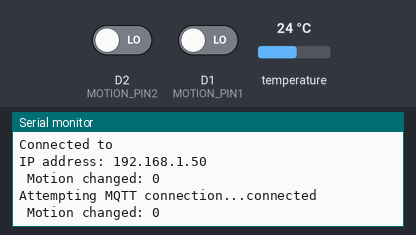
The sketch below on a simulated ESP8266 (NodeMCU). Parts: the last lines printed to the serial monitor. The inputs (shaded band) are chosen by the test bench; at power-on: temperature 24 °C, D2 (MOTION_PIN2) LOW, D1 (MOTION_PIN1) LOW. WiFi joins after 1.5 s; servers stay silent unless stated; no MQTT or app messages arrive unless stated.

Above: at 2.7 s.
2.8 s: temperature set to 12 °C
At 6.6 s:
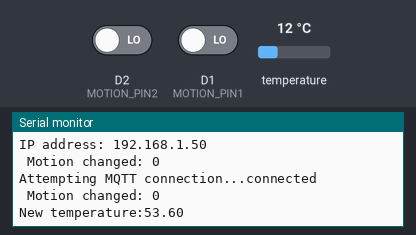
7.3 s: D2 (MOTION_PIN2) driven HIGH
At 7.8 s:
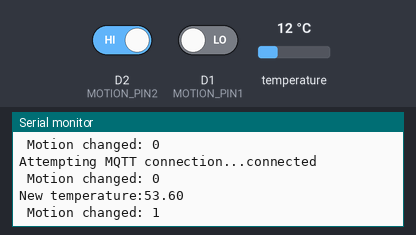
8.8 s: temperature set to 19 °C
At 11.6 s:
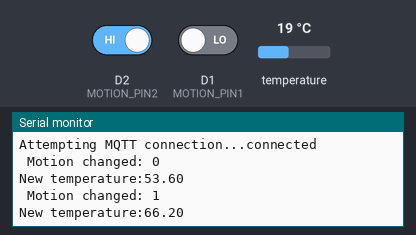

Measured:
- after the input at 2.8 s, the serial monitor: prints a new line after 3.1 s (image 1)
- after the input at 7.3 s, the serial monitor: prints a new line at once (image 2)
- after the input at 8.8 s, the serial monitor: prints a new line after 2.1 s (image 3)

The sketch:

nodeMCU-Sensor.ino
```cpp
#include <ArduinoOTA.h>
#include <math.h>

#include "config.h"
#include "mqttClient.h"
#include "temperatureSensor.h"
#include "motionSensor.h"
#include "codeOTA.h"

MQTTClient *mqttClient;
TemperatureSensor *tempSensor;
MotionSensor *motion1;
MotionSensor *motion2;
CodeOTA *codeOTA;

void setup(void) {
  mqttClient = new MQTTClient(ssid, password, mqttServer, mqttUser, mqttPassword);
  mqttClient->setup();

  tempSensor = new TemperatureSensor(ONE_WIRE_BUS, temperatureTopic);
  tempSensor->setup();

  motion1 = new MotionSensor(MOTION_PIN1, motion1Topic);
  motion1->setup();

  motion2 = new MotionSensor(MOTION_PIN2, motion2Topic);
  motion2->setup();

  codeOTA = new CodeOTA(otaHostName, otaPassword);
  codeOTA->setup();
}

void loop(void) {
  codeOTA->loop();

  long timeNow = millis();
  mqttClient->loop(timeNow);
  tempSensor->loop(timeNow, mqttClient);

  motion1->loop(timeNow, mqttClient);
  motion2->loop(timeNow, mqttClient);
}
```

codeOTA.cpp
```cpp
#include "codeOTA.h"

CodeOTA::CodeOTA(
  const char* otaHostName,
  const char* otaPassword
) {
  _otaHostName = otaHostName;
  _otaPassword = otaPassword;
}

void CodeOTA::setup() {
  ArduinoOTA.setHostname(_otaHostName);
  ArduinoOTA.setPassword(_otaPassword);
  ArduinoOTA.onStart([]() {
    Serial.println("Start");
  });
  ArduinoOTA.onEnd([]() {
    Serial.println("\nEnd");
  });
  ArduinoOTA.onProgress([](unsigned int progress, unsigned int total) {
    Serial.printf("Progress: %u%%\r", (progress / (total / 100)));
  });
  ArduinoOTA.onError([](ota_error_t error) {
    Serial.printf("Error[%u]: ", error);
    if (error == OTA_AUTH_ERROR) Serial.println("Auth Failed");
    else if (error == OTA_BEGIN_ERROR) Serial.println("Begin Failed");
    else if (error == OTA_CONNECT_ERROR) Serial.println("Connect Failed");
    else if (error == OTA_RECEIVE_ERROR) Serial.println("Receive Failed");
    else if (error == OTA_END_ERROR) Serial.println("End Failed");
  });
  ArduinoOTA.begin();
}

void CodeOTA::loop() {
  ArduinoOTA.handle();
}
```

codeOTA.h
```cpp
#ifndef codeOTA_h
#define codeOTA_h

#include <ArduinoOTA.h>

#include "Arduino.h"

class CodeOTA
{
  public:
    CodeOTA(const char* otaHostName, const char* otaPassword);
    void setup();
    void loop();

  private:
    const char* _otaHostName;
    const char* _otaPassword;
};

#endif
```

motionSensor.cpp
```cpp
#include "motionSensor.h"

MotionSensor::MotionSensor(int pin, const char* topic) {
  _pin = pin;
  _lastMotion = false;
  _lastMotionTime = 0;
  _topic = topic;
}

void MotionSensor::setup() {
  pinMode(_pin, INPUT);
  _lastMotion = !digitalRead(_pin);
}

void MotionSensor::loop(long timeNow, MQTTClient* client) {
  if (timeNow - _lastMotionTime < 10) {
    return;
  }
  _lastMotionTime = timeNow;
  bool motion = digitalRead(_pin);
  if (motion == _lastMotion) {
    return;
  }
  _lastMotion = motion;
  Serial.print(_topic);
  Serial.print(" Motion changed: ");
  Serial.println(motion);

  if (motion) {
    client->publish(_topic, "ON", true);
  } else {
    client->publish(_topic, "OFF", true);
  }
}
```

motionSensor.h
```cpp
#ifndef motionSensor_h
#define motionSensor_h

#include "Arduino.h"

#include "mqttClient.h"


class MotionSensor
{
  public:
    MotionSensor(int pin, const char* topic);
    void setup();
    void loop(long timeNow, MQTTClient* client);

  private:
    int _pin;
    bool _lastMotion;
    long _lastMotionTime;
    const char *_topic;
};

#endif
```

mqttClient.cpp
```cpp
#include "mqttClient.h"

MQTTClient::MQTTClient(
  const char *ssid,
  const char *password,
  const char *mqttServer,
  const char *mqttUser,
  const char *mqttPassword
) {
  _subClient = new PubSubClient(_wifiClient);
  _mqttServer = mqttServer;
  _ssid = ssid;
  _password = password;
  _mqttUser = mqttUser;
  _mqttPassword = mqttPassword;
}
void MQTTClient::setup() {
  WiFi.mode(WIFI_STA);
  WiFi.begin(_ssid, _password);
  _subClient->setServer(_mqttServer, 1883);
  Serial.println("");

  while (WiFi.waitForConnectResult() != WL_CONNECTED) {
    Serial.println("Connection Failed! Rebooting...");
    delay(5000);
    ESP.restart();
  }

  Serial.println("");
  Serial.print("Connected to ");
  Serial.println(_ssid);
  Serial.print("IP address: ");
  Serial.println(WiFi.localIP());
}

void MQTTClient::publish(const char* topic, const char* payload, boolean retained) {
  if (!_subClient->connected()) {
    _reconnect();
  }
  _subClient->publish(topic, payload, retained);
}

void MQTTClient::loop(long timeNow) {
  _subClient->loop();
}

void MQTTClient::_reconnect() {
  // Loop until we're reconnected
  while (!_subClient->connected()) {
    Serial.print("Attempting MQTT connection...");
    // Attempt to connect
    if (_subClient->connect("ESP8266Client", _mqttUser, _mqttPassword)) {
      Serial.println("connected");
    } else {
      Serial.print("failed, rc=");
      Serial.print(_subClient->state());
      Serial.println(" try again in 5 seconds");
      // Wait 5 seconds before retrying
      delay(2000);
    }
  }
}
```

mqttClient.h
```cpp
#ifndef mqttClient_h
#define mqttClient_h

#include <ESP8266WiFi.h>
#include <WiFiClient.h>
#include <PubSubClient.h>

class MQTTClient
{
  public:
    MQTTClient(const char *ssid, const char *password, const char *mqttServer, const char *mqttUser, const char *mqttPassword);
    void setup();
    void loop(long timeNow);
    void publish(const char* topic, const char* payload, boolean retained);
  private:
    WiFiClient _wifiClient;
    PubSubClient* _subClient;
    const char *_ssid;
    const char *_password;
    const char *_mqttServer;
    const char *_mqttUser;
    const char *_mqttPassword;

    void _reconnect();
};

#endif
```

temperatureSensor.cpp
```cpp
#include "temperatureSensor.h"

TemperatureSensor::TemperatureSensor(int pin, const char* topic) {
  _pin = pin;
  _lastTempTime = 0;
  _lastTemperature = 0;
  _topic = topic;
}

void TemperatureSensor::setup() {
  _oneWire = new OneWire(_pin);
  _dallasTemp = new DallasTemperature(_oneWire);
}

void TemperatureSensor::loop(long timeNow, MQTTClient* client) {
  if (timeNow - _lastTempTime < 5000) {
    return;
  }
  _lastTempTime = timeNow;
  float temperature = _getTemperature();
  temperature = roundf(temperature * 10) / 10;
  if (temperature == _lastTemperature || isnan(temperature)) {
    return;
  }
  _lastTemperature = temperature;
  Serial.print("New temperature:");
  Serial.println(_lastTemperature);

  char temperatureFString[10];
  dtostrf(_lastTemperature, 6, 1, temperatureFString);
  client->publish(_topic, temperatureFString, true);
}

float TemperatureSensor::_getTemperature() {
  float temp;
  float tempF;
  do {
    _dallasTemp->requestTemperatures();
    temp = _dallasTemp->getTempFByIndex(0);
    delay(100);
  } while (temp > 180 || temp < -190);
  return temp;
}
```

temperatureSensor.h
```cpp
#ifndef temperatureSensor_h
#define temperatureSensor_h

#include "Arduino.h"
#include <DallasTemperature.h>
#include <OneWire.h>

#include "mqttClient.h"


class TemperatureSensor
{
  public:
    TemperatureSensor(int pin, const char* topic);
    void setup();
    void loop(long timeNow, MQTTClient* client);

  private:
    int _pin;
    float _lastTemperature;
    long _lastTempTime;
    OneWire* _oneWire;
    DallasTemperature* _dallasTemp;
    const char *_topic;

    float _getTemperature();
};

#endif
```

config.sample.h
```cpp
#ifndef config_h
#define config_h

#define MOTION_PIN1 D1
#define MOTION_PIN2 D2
#define ONE_WIRE_BUS D3

const char* ssid = "";
const char* password = "";

const char* mqttServer = "";
const char* mqttUser = "";
const char* mqttPassword = "";
const char* temperatureTopic = "";
const char* motion1Topic = "";
const char* motion2Topic = "";

const char* otaHostName = "";
const char* otaPassword = "";

#endif
```
